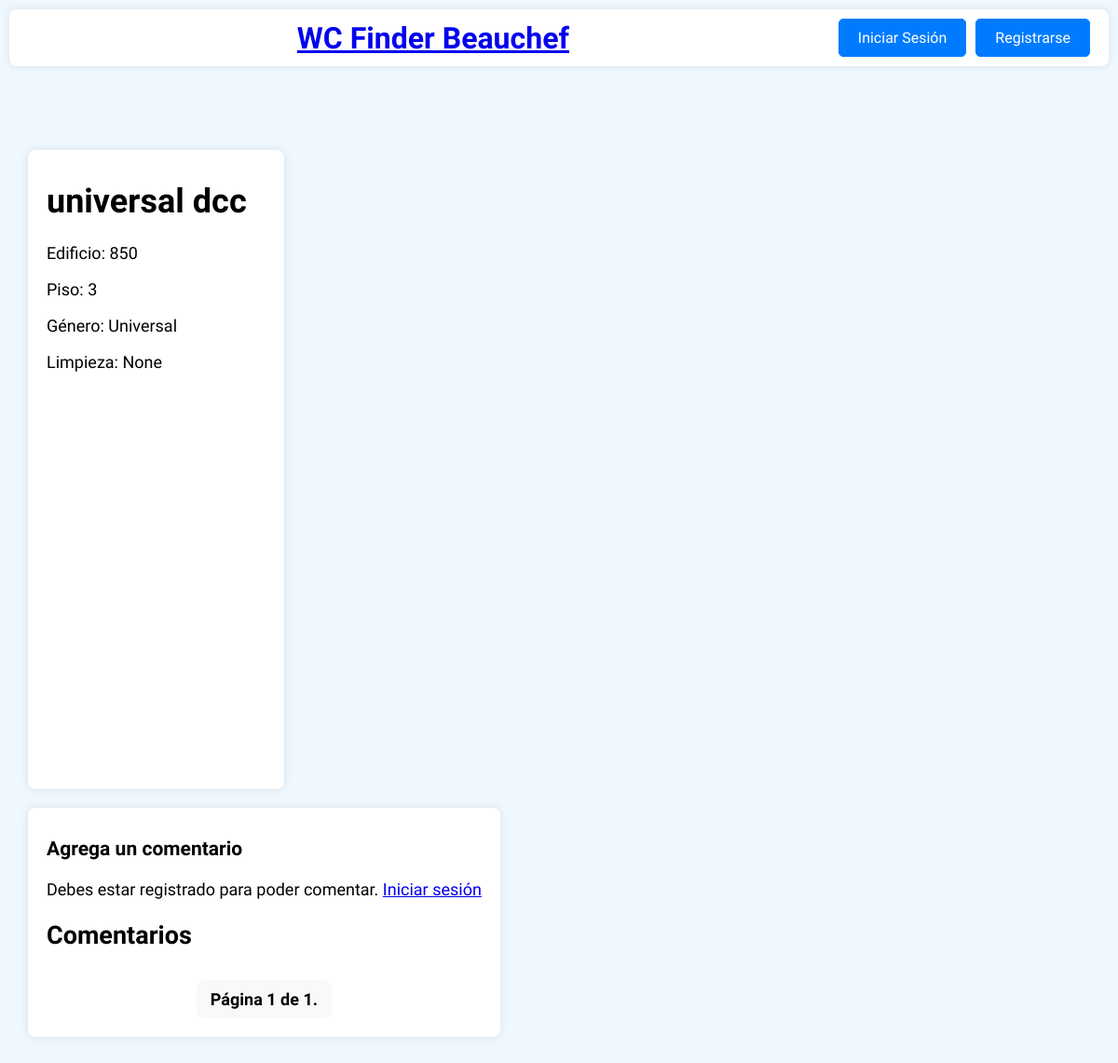
The page /bathroom2/3/ on the database as committed earlier.
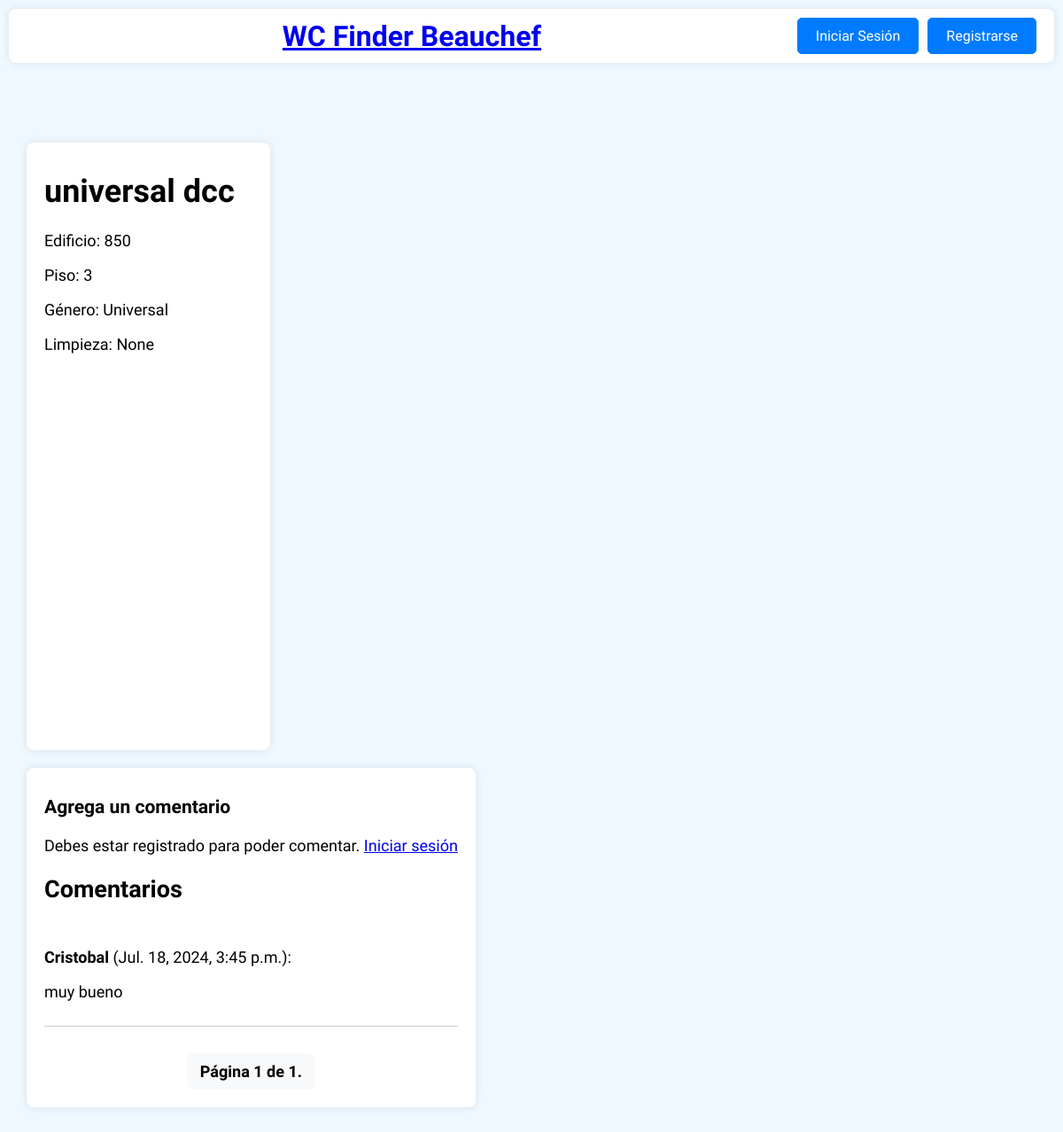
The same page on the database as committed later.
### todoapp/models.py (models this page shows, shortened)
class Comment(models.Model):
    bathroom = models.ForeignKey(Bathroom, on_delete=models.CASCADE, related_name='comments')
    user = models.ForeignKey(User, on_delete=models.CASCADE)
    content = models.TextField()
    created_at = models.DateTimeField(auto_now_add=True)

class User(AbstractUser):
  pronombres = [('La','La'),('El','El'), ('Le','Le'),('Otro','Otro')]
  pronombre = models.CharField(max_length=5,choices=pronombres)
  apodo = models.CharField(max_length=30)

### todoapp/views.py (the view)
# urls.py: path('bathroom2/<int:id>/', views.bathroom_detail2, name='bathroom_detail2'),
def bathroom_detail2(request, id):
    bathroom = Bathroom.objects.get(id=id)
    comments = bathroom.comments.all().order_by('-created_at')
    paginator = Paginator(comments, 5)  # 5 comentarios por página
    page_number = request.GET.get('page')
    page_obj = paginator.get_page(page_number)
    if request.method == 'POST':
        if request.user.is_authenticated:
            if "submit_comment" in request.POST:
                form = CommentForm(request.POST)
                if form.is_valid():
                    comment = form.save(commit=False)
                    comment.bathroom = bathroom
                    comment.user = request.user
                    comment.save()
                    messages.success(request, 'Comentario agregado correctamente.')
                    return redirect('bathroom_detail', id=bathroom.id)
            elif "submit_review" in request.POST:
                reviewForm= CleaningForm(request.POST)
                if reviewForm.is_valid():
                    review= reviewForm.save(commit=False)
                    review.bathroom= bathroom
                    review.user= request.user
                    review.save()
                    messages.success(request, 'Puntuación agregada correctamente.')
                    return redirect('bathroom_detail', id=bathroom.id)
            else:
                return redirect('bathroom_detail', id=bathroom.id)
        else:
            messages.error(request, 'Debes estar registrado para poder comentar.')
            return redirect('login')
    else:
        form = CommentForm()
        reviewForm = CleaningForm()
    m = folium.Map(location=[bathroom.latitude or -33.45767, bathroom.longitude or -70.66237], zoom_start=50, zoom_snap=0.5)
    if bathroom.latitude and bathroom.longitude:
        folium.Marker(
            [bathroom.latitude, bathroom.longitude],
            popup=f"{bathroom.building}, Piso {bathroom.floor}, {bathroom.gender}",
            icon=folium.Icon(color='blue', icon='restroom', prefix='fa')
        ).add_to(m)
    map_html = m._repr_html_()
    context = {
        'bathroom': bathroom,
        'map_html': map_html,
        'page_obj': page_obj,
        'form': form,
        'reviewForm': reviewForm
    }
    return render(request, 'todoapp/bathroom_detail2.html', context)

### todoapp/models.py (called while the page is built)
    def average_cleaning_points(self):
        average = self.cleaning_reviews.aggregate(Avg('points'))['points__avg']
        return average

### todoapp/templates/todoapp/bathroom_detail2.html (shortened to what this page needs)
{% extends 'todoapp/navbar.html' %}
{% block extra_css %}
{% load static %}
    <link rel="stylesheet" type="text/css" href="{% static 'css/detail.css' %}">
{% endblock %}
{% block content %}
    <div class="window-container">
        <div class="details-map">
            <div class="details">
                <h1>{{ bathroom.name }}</h1>
                <p>Edificio: {{ bathroom.building }}</p>
                <p>Piso: {{ bathroom.floor }}</p>
                <p>Género: {{ bathroom.get_gender_display }}</p>
                <p>Limpieza: {{ bathroom.average_cleaning_points}}</p>
            </div>
            <div id="map">
            </div>
        </div>
    </div>
    <div class="window-container">
        <div class="comments-section">
            <h3>Agrega un comentario</h3>
            <div class="comment-form">
                {% if user.is_authenticated %}
                    <form method="post">
                        {% csrf_token %}
                        {{ form.as_p }}
                        <button type="submit" name="submit_comment" class="submit-btn">Enviar</button>
                    </form>
                {% else %}
                    <p>Debes estar registrado para poder comentar. <a href="{% url 'login' %}">Iniciar sesión</a></p>
                {% endif %}
            </div>
            <h2>Comentarios</h2>
            {% for comment in page_obj %}
                <div class="comment">
                    <p><strong>{{ comment.user.username }}</strong> ({{ comment.created_at }}):</p>
                    <p>{{ comment.content }}</p>
                </div>
            {% endfor %}
            <div class="pagination">
                <span class="step-links">
                    <span class="current">
                        Página {{ page_obj.number }} de {{ page_obj.paginator.num_pages }}.
                    </span>
                </span>
            </div>
        </div>
    </div>
{% endblock %}

Rows that differ between the two databases and show on the page:
added Comment: user.username "Cristobal", created_at "Jul. 18, 2024, 3:45 p.m.", content "muy bueno"
